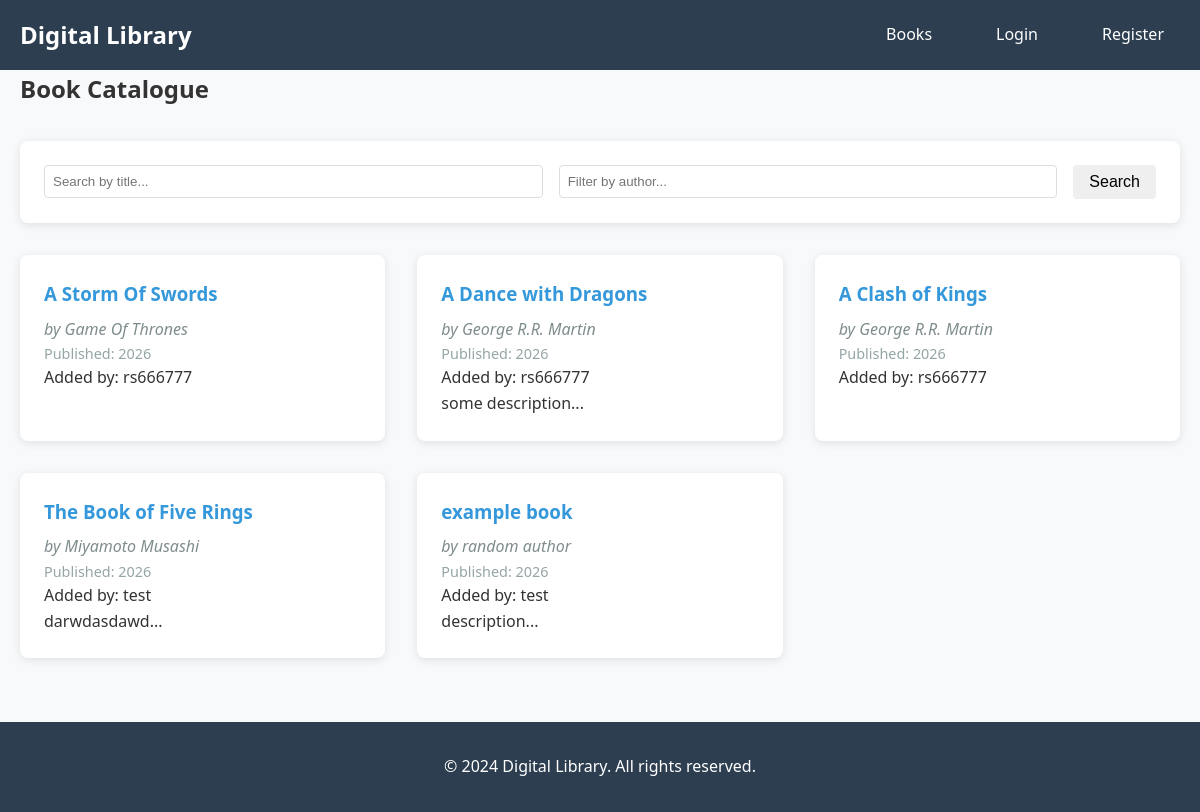
The app's page /books, older data.
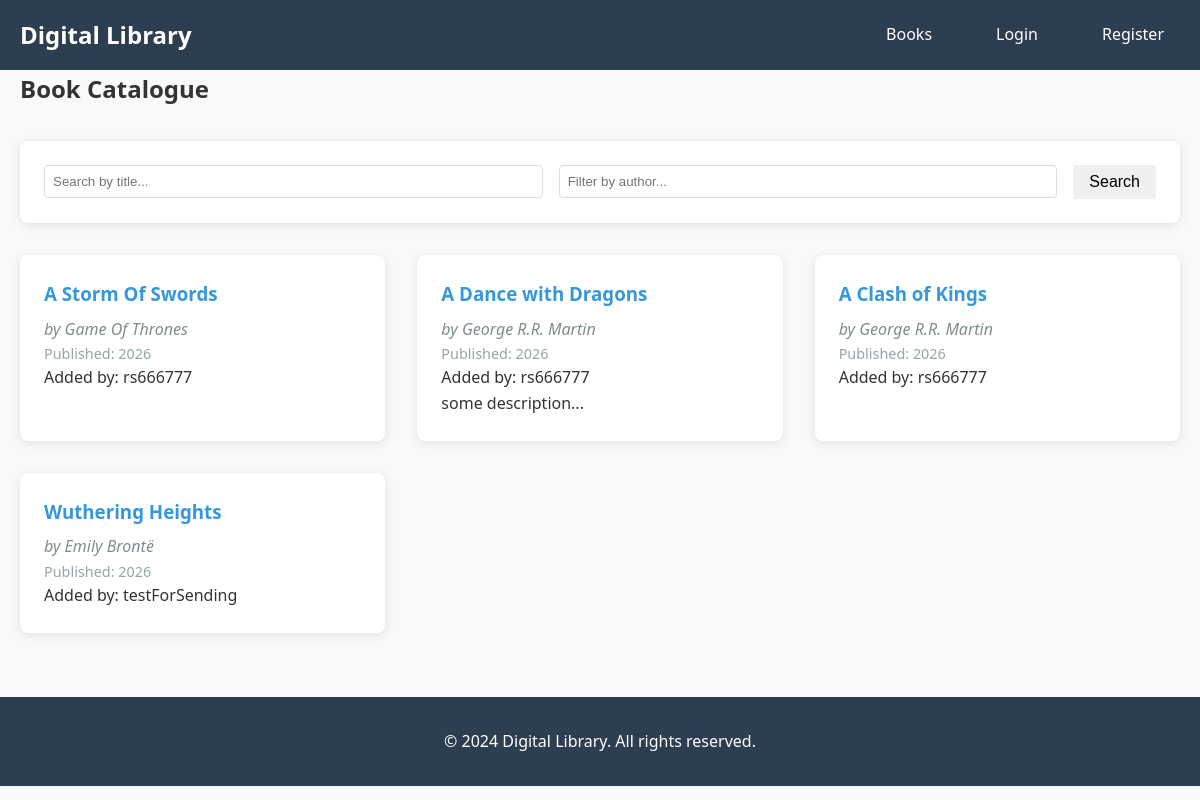
The same page, newer data.
### models/book.py (models this page shows, shortened)
class Book(db.Model):
    id = db.Column(db.Integer, primary_key=True)
    title = db.Column(db.String(200), nullable=False)
    author = db.Column(db.String(150), nullable=False)
    isbn = db.Column(db.String(13), unique=True)
    description = db.Column(db.Text)
    published_date = db.Column(db.Date)
    cover_image = db.Column(db.String(300))
    created_at = db.Column(db.DateTime, default=datetime.utcnow)
    submitted_by = db.Column(db.Integer, db.ForeignKey('user.id'), nullable=False)
    reviews = db.relationship('Review', backref='book', lazy=True, cascade='all, delete-orphan')
    submitter = db.relationship('User', backref='books_submitted', lazy=True)

### models/user.py (models this page shows, shortened)
class User(UserMixin, db.Model):
    id = db.Column(db.Integer, primary_key=True)
    username = db.Column(db.String(150), unique=True, nullable=False)
    email = db.Column(db.String(150), unique=True, nullable=False)
    password_hash = db.Column(db.String(150), nullable=False)
    role = db.Column(db.String(20), default='normal', nullable=False)  # 'normal' or 'admin'
    is_banned = db.Column(db.Boolean, default=False, nullable=False)
    created_at = db.Column(db.DateTime, default=lambda: datetime.now(timezone.utc))
    profile_picture = db.Column(db.String(300))
    bio = db.Column(db.Text)
    reviews = db.relationship('Review', backref='author', lazy=True)

### controllers/book_controller.py (the view)
@book_bp.route("/books")
def books():
    page = request.args.get('page', 1, type=int)
    search = request.args.get('search', '')
    author_filter = request.args.get('author', '')
    books = get_books(page, search, author_filter)
    return render_template("books.html", books=books, search=search, author_filter=author_filter)

### services/book_service.py (called while the page is built)
def get_books(page, search, author_filter):
    query = Book.query.options(joinedload(Book.submitter))
    if search:
        query = query.filter(Book.title.contains(search))
    if author_filter:
        query = query.filter(Book.author.contains(author_filter))
    return query.paginate(page=page, per_page=10)

### templates/books.html (shortened to what this page needs)
{% extends "base.html" %}
{% block content %}
<div class="books-page">
    <h2>Book Catalogue</h2>
    <div class="search-filter">
        <form method="GET" class="search-form">
            <input type="text" name="search" placeholder="Search by title..." value="{{ search }}">
            <input type="text" name="author" placeholder="Filter by author..." value="{{ author_filter }}">
            <button type="submit" class="btn">Search</button>
        </form>
    </div>
    <div class="books-grid">
        {% for book in books.items %}
        <div class="book-card">
            <h3><a href="{% if current_user.is_authenticated %}{{ url_for('book.user_book_detail', book_id=book.id) }}{% else %}{{ url_for('book.book_detail', book_id=book.id) }}{% endif %}">{{ book.title }}</a></h3>
            <p class="author">by {{ book.author }}</p>
            {% if book.published_date %}
                <p class="published">Published: {{ book.published_date.strftime('%Y') }}</p>
            {% endif %}
            {% if book.submitter %}
                <p class="submitted-by">Added by: {{ book.submitter.username }}</p>
            {% endif %}
            {% if book.description %}
                <p class="description">{{ book.description[:100] }}...</p>
            {% endif %}
        </div>
        {% endfor %}
    </div>
</div>
{% endblock %}

### templates/base.html (shortened to what this page needs)
<!DOCTYPE html>
<html lang="en">
<head>
    <link rel="stylesheet" href="{{ url_for('static', filename='css/style.css') }}">
</head>
<body>
    <nav>
        <div class="nav-container">
            <a href="{% if current_user.is_authenticated %}{{ url_for('main.user_welcome') }}{% else %}{{ url_for('main.index') }}{% endif %}" class="nav-brand">Digital Library</a>
            <ul class="nav-menu">
                {% if current_user.is_authenticated %}
                    <li><a href="{{ url_for('book.user_books') }}">Books</a></li>
                    <li><a href="{{ url_for('book.add_book') }}">Add Book</a></li>
                    <li><a href="{{ url_for('auth.dashboard') }}">Dashboard</a></li>
                    {% if current_user.is_admin() %}
                        <li><a href="{{ url_for('admin.admin_dashboard') }}" style="color: #ff6b6b; font-weight: bold;">Admin Panel</a></li>
                    {% endif %}
                    <li><a href="{{ url_for('auth.user_profile') }}">Profile</a></li>
                    <li><a href="{{ url_for('auth.user_logout') }}">Logout</a></li>
                {% else %}
                    <li><a href="{{ url_for('book.books') }}">Books</a></li>
                    <li><a href="{{ url_for('auth.login') }}">Login</a></li>
                    <li><a href="{{ url_for('auth.register') }}">Register</a></li>
                {% endif %}
            </ul>
        </div>
    </nav>
    <main class="container">
        {% block content %}{% endblock %}
    </main>
    <footer>
        <p>&copy; 2024 Digital Library. All rights reserved.</p>
    </footer>
</body>
</html>

### static/css/style.css (style rules this page uses)
* { margin: 0; padding: 0; box-sizing: border-box; }
body { font-family: 'Segoe UI', Tahoma, Geneva, Verdana, sans-serif; line-height: 1.6; color: #333; background-color: #f8f9fa; }
.container { max-width: 1200px; margin: 0 auto; padding: 0 20px; }
nav { background-color: #2c3e50; color: white; padding: 1rem 0; }
.nav-container { max-width: 1200px; margin: 0 auto; padding: 0 20px; display: flex; justify-content: space-between; align-items: center; }
.nav-brand { font-size: 1.5rem; font-weight: bold; color: white; text-decoration: none; }
.nav-menu { display: flex; list-style: none; gap: 2rem; }
.nav-menu a { color: white; text-decoration: none; padding: 0.5rem 1rem; border-radius: 4px; transition: background-color 0.3s; }
.btn { display: inline-block; padding: 0.5rem 1rem; text-decoration: none; border: none; border-radius: 4px; cursor: pointer; font-size: 1rem; transition: background-color 0.3s; }
.books-grid { display: grid; grid-template-columns: repeat(auto-fill, minmax(300px, 1fr)); gap: 2rem; margin: 2rem 0; }
.book-card { background: white; padding: 1.5rem; border-radius: 8px; box-shadow: 0 2px 10px rgba(0,0,0,0.1); transition: transform 0.3s; }
.book-card h3 { margin-bottom: 0.5rem; }
.book-card a { color: #3498db; text-decoration: none; }
.author { color: #7f8c8d; font-style: italic; }
.published { color: #95a5a6; font-size: 0.9rem; }
.search-filter { background: white; padding: 1.5rem; border-radius: 8px; box-shadow: 0 2px 10px rgba(0,0,0,0.1); margin: 2rem 0; }
.search-form { display: flex; gap: 1rem; align-items: center; }
.search-form input { flex: 1; padding: 0.5rem; border: 1px solid #ddd; border-radius: 4px; }
footer { text-align: center; padding: 2rem 0; background-color: #2c3e50; color: white; margin-top: 4rem; }

Row changes from the older to the newer data that the page shows:
removed Book: title "The Book of Five Rings", author "Miyamoto Musashi", published_date "2026", submitter.username "test", description "darwdasdawd"
removed Book: title "example book", author "random author", published_date "2026", submitter.username "test", description "description"
added Book: title "Wuthering Heights", author "Emily Brontë", published_date "2026", submitter.username "testForSending"
